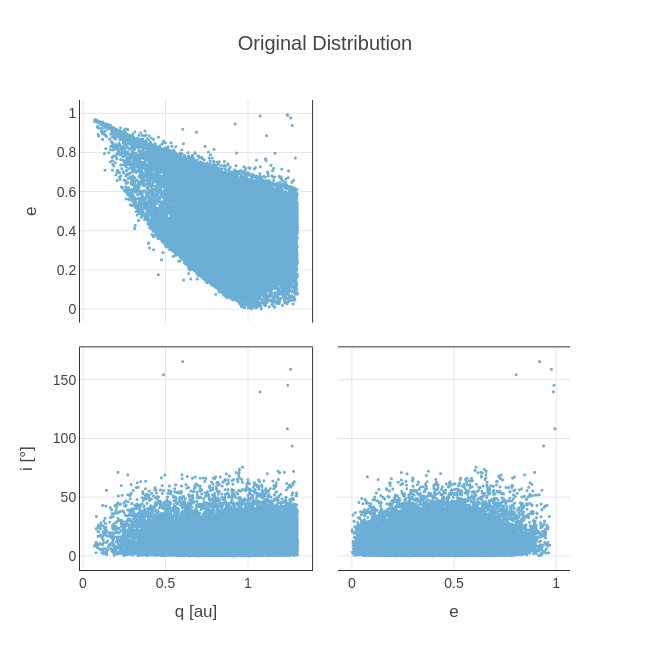

The notebook cell this image was saved under:
### Code cell
original_q = data_neas[:,0]
original_e = data_neas[:,1]
original_i = data_neas[:,2]

u_q = udata[:,0]
u_e = udata[:,1]
u_i = udata[:,2]

fig = go.Figure()

# NEOS
fig.add_trace(go.Splom(
    dimensions=[
        dict(label='q [au]', values=original_q),
        dict(label='e', values=original_e),
        dict(label='i [°]', values=original_i)
    ],
    showupperhalf=False,
    diagonal_visible=False,
    marker=dict(color="#6baed6", size=3)
))

# Layout minimalista
fig.update_layout(
    title='Original Distribution',
    title_x=0.5,
    width=650,
    height=650,
    font=dict(family="Arial", color="#444444", size=14),
    plot_bgcolor='white',
    paper_bgcolor='white',
    dragmode='select',
    hovermode='closest',
    legend=dict(
        x=0.8, y=1.05,
        bgcolor='rgba(0,0,0,0)',
        borderwidth=0
    )
)

# Ajuste de ejes para estilo limpio
for axis in ['xaxis', 'xaxis2', 'xaxis3', 'yaxis', 'yaxis2', 'yaxis3']:
    fig.update_layout({axis: dict(
        showline=True,
        linewidth=1,
        linecolor="#333333",
        mirror=True,
        showgrid=True,
        gridcolor="#e6e6e6",
        zeroline=False
    )})

fig.show()

### Figure 1 — Plotly figure (JSON) as saved in the notebook; plotly's stock layout.template omitted (floating-point values rounded to 4 significant figures; data arrays with more than 128 entries replaced by an {"elided": "..."} marker saying what was removed)
{"data": [{"diagonal": {"visible": false}, "dimensions": [{"label": "q [au]", "values": {"elided": "34324 float values"}}, {"label": "e", "values": {"elided": "34324 float values"}}, {"label": "i [°]", "values": {"elided": "34324 float values"}}], "marker": {"color": "#6baed6", "size": 3}, "showupperhalf": false, "type": "splom"}], "layout": {"dragmode": "select", "font": {"color": "#444444", "family": "Arial", "size": 14}, "height": 650, "hovermode": "closest", "legend": {"bgcolor": "rgba(0,0,0,0)", "borderwidth": 0, "x": 0.8, "y": 1.05}, "paper_bgcolor": "white", "plot_bgcolor": "white", "title": {"text": "Original Distribution", "x": 0.5}, "width": 650, "xaxis": {"gridcolor": "#e6e6e6", "linecolor": "#333333", "linewidth": 1, "mirror": true, "showgrid": true, "showline": true, "zeroline": false}, "xaxis2": {"gridcolor": "#e6e6e6", "linecolor": "#333333", "linewidth": 1, "mirror": true, "showgrid": true, "showline": true, "zeroline": false}, "xaxis3": {"gridcolor": "#e6e6e6", "linecolor": "#333333", "linewidth": 1, "mirror": true, "showgrid": true, "showline": true, "zeroline": false}, "yaxis": {"gridcolor": "#e6e6e6", "linecolor": "#333333", "linewidth": 1, "mirror": true, "showgrid": true, "showline": true, "zeroline": false}, "yaxis2": {"gridcolor": "#e6e6e6", "linecolor": "#333333", "linewidth": 1, "mirror": true, "showgrid": true, "showline": true, "zeroline": false}, "yaxis3": {"gridcolor": "#e6e6e6", "linecolor": "#333333", "linewidth": 1, "mirror": true, "showgrid": true, "showline": true, "zeroline": false}}}
